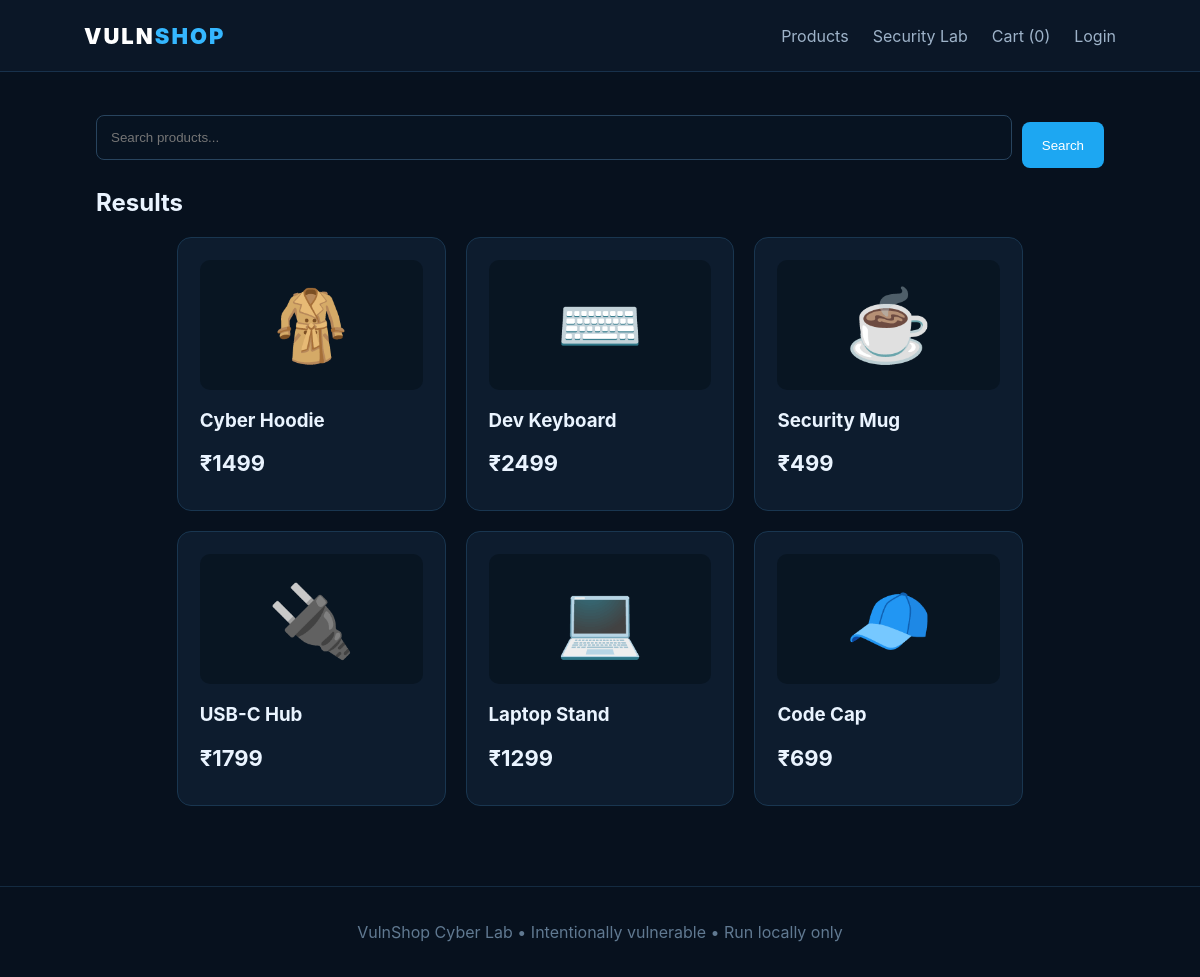
Screenshot of /search with the database file from the repository.
### tables this page shows
CREATE TABLE products(id INTEGER PRIMARY KEY, name TEXT, price REAL, category TEXT, image TEXT, description TEXT, stock INTEGER);

### app.py (the view)
@app.route("/search")
def search():
    q=request.args.get("q",""); c=db()
    sql="SELECT * FROM products WHERE name LIKE '%"+q+"%' OR category LIKE '%"+q+"%'"
    rows=c.execute(sql).fetchall(); c.close()
    return render_template("search.html",products=rows,q=q)

### app.py (called while the page is built)
def db():
    c=sqlite3.connect(DB); c.row_factory=sqlite3.Row; return c

@app.context_processor
def inject():
    return {"cart_count":len(session.get("cart",[]))}

### templates/search.html
{% extends "base.html" %}{% block content %}<div class="page"><form class="searchbar" action="/search"><input name="q" value="{{q}}" placeholder="Search products..."><button class="btn">Search</button></form><h2>Results</h2><main class="grid">{% for p in products %}<article class="card"><div class="emoji">{{p.image}}</div><h3>{{p.name}}</h3><b>₹{{"%.0f"|format(p.price)}}</b></article>{% else %}<p>No products found.</p>{% endfor %}</main></div>{% endblock %}

### static/style.css (style rules this page uses)
* { box-sizing:border-box }
body { margin:0;background:#07111e;color:#eaf4ff;font-family:Inter,Arial,sans-serif }
.btn { display:inline-block;background:#1da7f2;color:white;text-decoration:none;border:0;border-radius:8px;padding:12px 20px;margin-top:15px;cursor:pointer }
.sectionhead,.page { padding:35px 8% }
.grid { display:grid;grid-template-columns:repeat(auto-fit,minmax(220px,1fr));gap:20px;padding:0 8% 45px }
.card,.panel,.vuln { background:#0d1c2e;border:1px solid #193650;border-radius:14px;padding:22px }
.emoji { height:130px;display:grid;place-items:center;background:#081522;border-radius:10px;font-size:70px;margin-bottom:16px }
.card b { font-size:22px;display:block;margin:12px 0 }
.searchbar { display:flex;gap:10px }
.searchbar input,.panel input { flex:1;padding:14px;background:#071321;color:white;border:1px solid #28445e;border-radius:8px;margin:8px 0 }

### rows the page displays
products: image "🧥", name "Cyber Hoodie", price "1499"
products: image "⌨️", name "Dev Keyboard", price "2499"
products: image "☕", name "Security Mug", price "499"
products: image "🔌", name "USB-C Hub", price "1799"
products: image "💻", name "Laptop Stand", price "1299"
products: image "🧢", name "Code Cap", price "699"

### other values shown
{{ cart_count }} "0"
